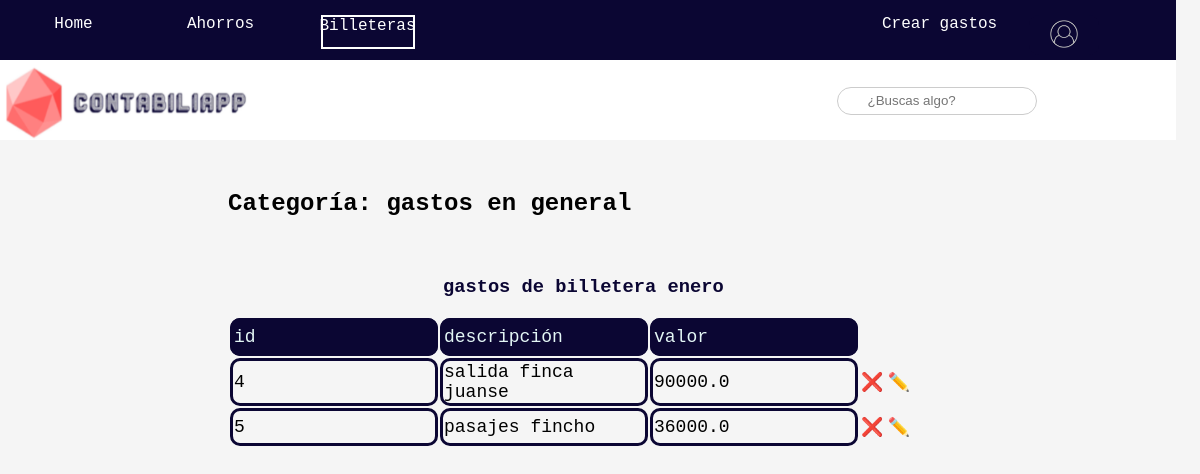
The page /billetera/5/gastos/8 (signed in) on the database as committed earlier.
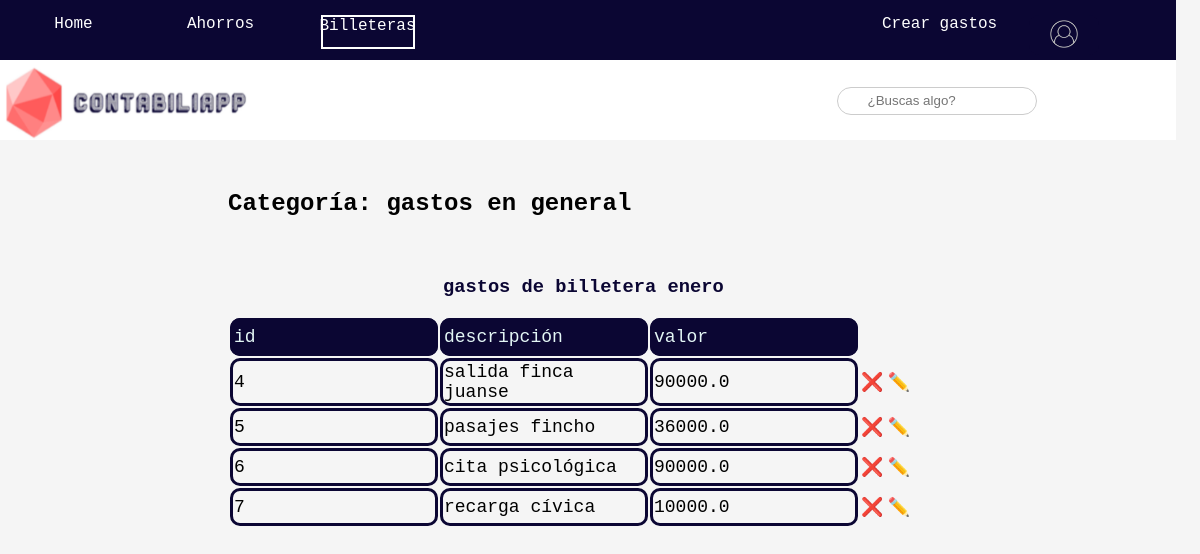
The same page on the database as committed later.
### billetera/models.py (models this page shows, shortened)
class Gasto(models.Model):
    billetera_id = models.ForeignKey(Billetera, on_delete = models.CASCADE)
    categoria_id = models.ForeignKey(Categoria, on_delete=models.CASCADE)
    descripcion = models.CharField(max_length = 100)
    valor = models.FloatField(default = 0)
    usuario_id = models.ForeignKey(User,on_delete=models.CASCADE,default=usuario.pk)

### billetera/views.py (the view)
# urls.py: path("<int:ruta_billetera>/<str:categoria_type>/<int:categoria_id>",views.categoria_actual, name = "categoria_actual"),
@login_required(login_url='/home/login')
def categoria_actual(request,ruta_billetera,categoria_type,categoria_id):
    mi_billetera = Billetera.objects.get(pk = ruta_billetera)
    categoria = Categoria.objects.get(pk = categoria_id)
    tipo_categoria = categoria_type
    if categoria_type == 'ingresos':
        ingresos = Ingreso.objects.filter(categoria_id = categoria_id)
        ingresos = ingresos.filter(billetera_id=ruta_billetera)
        return render(request,"categoria_actual.html",
        {
            'billetera': mi_billetera,
            'categoria':categoria,
            'tipo_categoria':tipo_categoria,
            'ingresos_o_gastos':ingresos
            })
    elif categoria_type == 'gastos':
        gastos = Gasto.objects.filter(categoria_id = categoria_id)
        gastos = gastos.filter(billetera_id=ruta_billetera)
        return render(request,"categoria_actual.html",
        {
            'billetera': mi_billetera,
            'categoria':categoria,
            'tipo_categoria':tipo_categoria,
            'ingresos_o_gastos':gastos
            })

### billetera/templates/categoria_actual.html (shortened to what this page needs)
{% extends 'main/billetera_main.html' %}
{% load static %}
{% block link %}<link rel="stylesheet" href="{% static '/styles/main.css' %}">{% endblock link %}
{% block nav_items %}
    <li class="crear"><a href="/billetera/{{billetera.pk}}/{{tipo_categoria}}/{{categoria.pk}}/crear_ingreso_gasto">Crear {{categoria.tipo_categoria}}</a></li>
{% endblock nav_items %}
{% block content %}
<div class="contenido" >
    <h2>Categoría: {{categoria.nombre_categoria}}</h2>
    <div class="divisor">
    </div>
    <h3 class="subtitulo">{{categoria.tipo_categoria}} de {{billetera.nombre_billetera}}</h3>
    <table>
        <tr class="titulos_campos">
            <td>id</td>
            <td>descripción</td>
            <td>valor</td>
        </tr>
        {% for i in ingresos_o_gastos %}
        <tr>
            <td>{{i.pk}}</td>
            <td>{{i.descripcion}}</td>
            <td>{{i.valor}}</td>
            <td class="contenedor_eliminar_ingreso_gasto"><a class="eliminar_ingreso_gasto" href="/billetera/{{billetera.pk}}/{{categoria.tipo_categoria}}/{{categoria.pk}}/{{i.pk}}/eliminar_ingreso_gasto">❌</a></td>
            <td class="contenedor_modificar_ingreso_gasto"><a class="modificar_ingreso_gasto" href="/billetera/{{billetera.pk}}/{{categoria.tipo_categoria}}/{{categoria.pk}}/{{i.pk}}/modificar_ingreso_gasto">✏️</a></td>
        </tr>
        {% endfor %}
    </table>
</div>
{% endblock content %}

Rows that differ between the two databases and show on the page:
added Gasto: pk "6", descripcion "cita psicológica", valor "90000.0"
added Gasto: pk "7", descripcion "recarga cívica", valor "10000.0"
